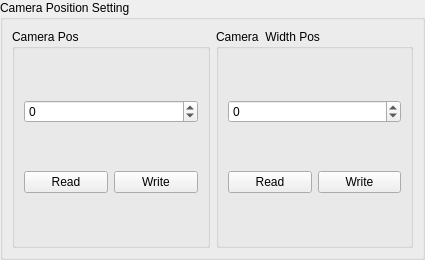
<?xml version="1.0" encoding="UTF-8"?>
<ui version="4.0">
 <class>CameraPositionSetting</class>
 <widget class="QWidget" name="CameraPositionSetting">
  <property name="geometry">
   <rect>
    <x>0</x>
    <y>0</y>
    <width>425</width>
    <height>260</height>
   </rect>
  </property>
  <property name="sizePolicy">
   <sizepolicy hsizetype="Minimum" vsizetype="Minimum">
    <horstretch>0</horstretch>
    <verstretch>0</verstretch>
   </sizepolicy>
  </property>
  <property name="windowTitle">
   <string>Form</string>
  </property>
  <layout class="QGridLayout" name="gridLayout_6">
   <property name="leftMargin">
    <number>0</number>
   </property>
   <property name="topMargin">
    <number>0</number>
   </property>
   <property name="rightMargin">
    <number>0</number>
   </property>
   <property name="bottomMargin">
    <number>0</number>
   </property>
   <property name="spacing">
    <number>0</number>
   </property>
   <item row="0" column="0">
    <widget class="QGroupBox" name="groupBox">
     <property name="sizePolicy">
      <sizepolicy hsizetype="Minimum" vsizetype="Minimum">
       <horstretch>0</horstretch>
       <verstretch>0</verstretch>
      </sizepolicy>
     </property>
     <property name="title">
      <string>Camera Position Setting</string>
     </property>
     <layout class="QGridLayout" name="gridLayout_5">
      <item row="0" column="0">
       <widget class="QGroupBox" name="group1">
        <property name="title">
         <string>Camera Pos</string>
        </property>
        <layout class="QGridLayout" name="gridLayout">
         <item row="0" column="0" colspan="2">
          <widget class="QSpinBox" name="spinXPos">
           <property name="accelerated">
            <bool>true</bool>
           </property>
           <property name="minimum">
            <number>-2147483647</number>
           </property>
           <property name="maximum">
            <number>2147483647</number>
           </property>
          </widget>
         </item>
         <item row="1" column="0">
          <widget class="QPushButton" name="btnXPosRead">
           <property name="text">
            <string>Read</string>
           </property>
          </widget>
         </item>
         <item row="1" column="1">
          <widget class="QPushButton" name="btnXPosWrite">
           <property name="text">
            <string>Write</string>
           </property>
          </widget>
         </item>
        </layout>
       </widget>
      </item>
      <item row="0" column="1">
       <widget class="QGroupBox" name="group4">
        <property name="title">
         <string>Camera  Width Pos</string>
        </property>
        <layout class="QGridLayout" name="gridLayout_4">
         <item row="0" column="0" colspan="2">
          <widget class="QSpinBox" name="spinCameraWidthPos">
           <property name="accelerated">
            <bool>true</bool>
           </property>
           <property name="minimum">
            <number>-2147483647</number>
           </property>
           <property name="maximum">
            <number>2147483647</number>
           </property>
          </widget>
         </item>
         <item row="1" column="0">
          <widget class="QPushButton" name="btnCameraWidthPosRead">
           <property name="text">
            <string>Read</string>
           </property>
          </widget>
         </item>
         <item row="1" column="1">
          <widget class="QPushButton" name="btnCameraWidthPosWrite">
           <property name="text">
            <string>Write</string>
           </property>
          </widget>
         </item>
        </layout>
       </widget>
      </item>
     </layout>
    </widget>
   </item>
  </layout>
 </widget>
 <resources/>
 <connections/>
</ui>
